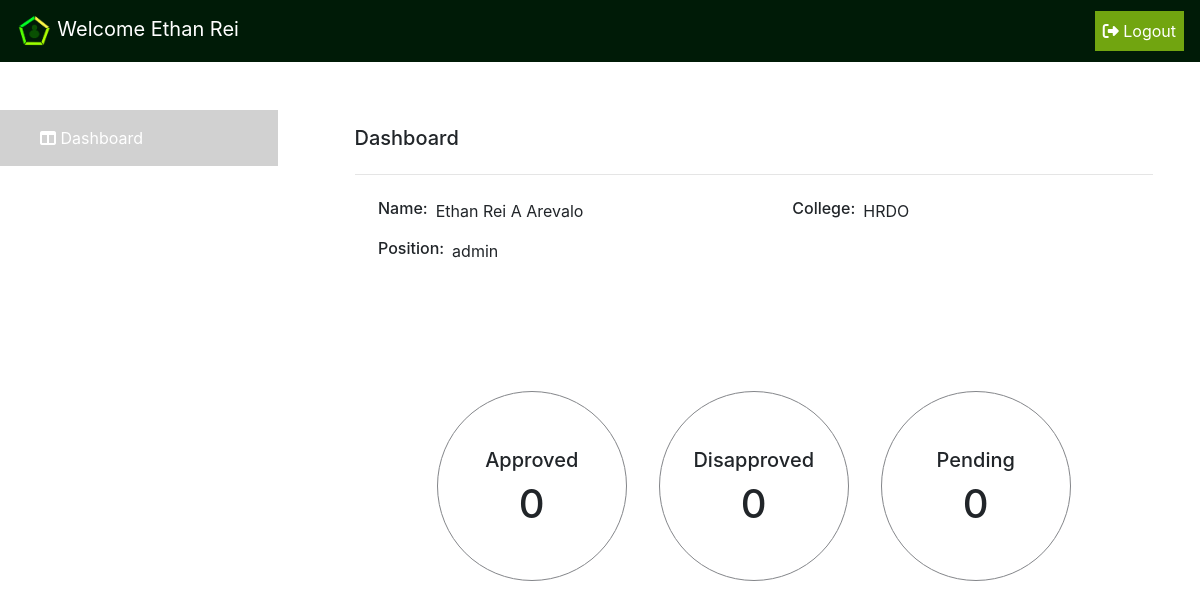
Page /user_hr/dashboard.php (signed in) on the committed database.
### tables this page shows
CREATE TABLE `tbl_emp_info` (
  `id` int(11) NOT NULL,
  `emp_id` int(45) DEFAULT NULL,
  `is_active` tinyint(4) DEFAULT NULL,
  `last_name` varchar(135) DEFAULT NULL,
  `first_name` varchar(135) DEFAULT NULL,
  `middle_name` varchar(135) DEFAULT NULL,
  `extension_name` varchar(135) DEFAULT NULL,
  `email_add` varchar(135) DEFAULT NULL,
  `dept_code` int(10) DEFAULT NULL,
  `position_code` int(10) DEFAULT NULL,
  `branch_code` int(10) DEFAULT NULL,
  `vl_bal` int(10) DEFAULT NULL,
  `sl_bal` int(10) DEFAULT NULL,
  `ml_bal` int(10) DEFAULT NULL,
  `spl_bal` int(10) DEFAULT NULL,
  `college_code` int(11) DEFAULT NULL
);

### user_hr/dashboard.php (the view, shortened to what this page needs)
<?php
    include_once('../connection.php');
    if(empty($_SESSION['ID_No'])){
        header("Location: ../index.php");
    }
    else{
        $ID_No = $_SESSION['ID_No'];
        $accountType = $_SESSION['Type'];
        $account_college = $_SESSION['college'];
        $accountquery = "Select * from tbl_emp_info where emp_id = '$ID_No'";
        $result = mysqli_query($connection,$accountquery);
        $row = mysqli_fetch_array($result);
        if($row['emp_id'] == $ID_No){
            $firstName = $row['first_name'];
            $lastName = $row['last_name'];
            $middleName = $row['middle_name'];
        }
    }
    $approvedQuery = "Select * from leaverequest where hr_status = 'Approved' && respondedby_hr = '$ID_No'";
    if($approved_result = mysqli_query($connection,$approvedQuery)){
        $approved_count = mysqli_num_rows($approved_result);
    }
    $dapprovedQuery = "Select * from leaverequest where hr_status = 'Disapproved' && respondedby_hr = '$ID_No'";
    if($dapproved_result = mysqli_query($connection,$dapprovedQuery)){
        $dapproved_count = mysqli_num_rows($dapproved_result);
    }
    $pendingQuery = "Select * from leaverequest where hr_status = 'Pending' && respondedby_hr = '$ID_No'";
    if($pending_result = mysqli_query($connection,$pendingQuery)){
        $pending_count = mysqli_num_rows($pending_result);
    }
?>
<!DOCTYPE html>
<html lang="en">
<head>
    <?php include('css/bootstrap.php');?>
</head>
<body>
    <header>
        <?php include('nav.php');?>
    </header>
    <section id="wrapper">
        <div class="row">
            <div class="side-bar col-xl-3 col-lg-4">
                <a href="dashboard.php">
                    <div class="side-link-active text-white p-3 mt-5">
                    <i class="fas fa-columns ml-4"></i>
                    Dashboard
                    </div>
                </a>
                <a href="admins.php">
                    <div class="side-link text-white p-3 mt-2">
                    <i class="fas fa-user-tie ml-4"></i>
                    </div>
                </a>
            </div>
            <div class="content col-xl-9 col-lg-8 overflow-hidden">
                <div class="container container-scroll">
                    <div class="d-container jumbotron bg-transparent">
                        <h5>Dashboard</h5>
                        <hr class="my-4">
                        <div class="row justify-content-between">
                            <div class="container col-xl-5">
                                <div class="name row">
                                    <h6 class="mx-1">Name: </h6>
                                    <p class="mx-1"><?php echo $firstName." ".$middleName." ".$lastName;?></p>
                                </div>
                                <div class="name row">
                                    <h6 class="mx-1">Position: </h6>
                                    <p class="mx-1"><?php echo $accountType;?></p>
                                </div>
                            </div>
                            <div class="container col-xl-5">
                                <div class="name row">
                                    <h6 class="mx-1">College: </h6>
                                    <p class="mx-1"><?php echo $account_college;?></p>
                                </div>
                            </div>
                        </div>
                    </div>
                    <div class="container">
                        <div class="card-container row justify-content-center">
                            <div class="num-content m-3">
                                <h5 class= "text-center">Approved</h5>
                                <h1 class="card-text text-center "><?php echo $approved_count;?></h1>
                            </div>
                            <div class="num-content m-3">
                                <h5 class= "text-center">Disapproved</h5>
                                <h1 class="card-text text-center "><?php echo $dapproved_count;?></h1>
                            </div>
                            <div class="num-content m-3">
                                <h5 class= "text-center">Pending</h5>
                                <h1 class="card-text text-center "><?php echo $pending_count;?></h1>
                            </div>
                        </div>
                    </div>
                </div>
            </div>
        </div>
    </section>
</body>
</html>

### user_hr/nav.php (shortened to what this page needs)
<nav class="navbar navbar-expand-lg navbar-dark">
    <a class="navbar-brand"><img src="../images/logohurk.png" alt=""> Welcome <?php echo $firstName;?></a>
    <div id="my-nav" class="collapse navbar-collapse">
        <ul class="navbar-nav w-100 justify-content-end">
            <li class="nav-item">
                <a class="nav-link text-white text-center" href="logout.php" tabindex="-1" aria-disabled="true">
                    <i class="fas fa-sign-out-alt"></i>
                    Logout
                </a>
            </li>
        </ul>
    </div>
</nav>

### user_hr/css/bootstrap.php (style rules this page uses)
html,body { overflow:hidden; }
a { text-decoration: none !important; }
.side-bar { display: block; }
.side-link-active { background-color: #d1d1d1; }
.side-link { transition: 0.5s; }
html,body { overflow:auto; }
.card-container { height:35vh; overflow-y:auto; }
.num-content { border: 1px solid #84868a; height: 190px; width: 190px; border-radius: 50% !important; }
.num-content h5 { padding-top: 30%; }
@media only screen and (min-width:992px) { html,body { overflow:hidden; } }

### user_hr/nav.php (style rules this page uses)
nav { background-color: #001B07; color: white; }
.nav-item { background-color: #71a510; }
.nav-link { text-decoration: none !important; }
img { width:10%; }

### rows in the picture
tbl_emp_info: first_name "Ethan Rei", middle_name "A", last_name "Arevalo"

### other values in the picture
$accountType "admin"
$account_college "HRDO"
$approved_count "0"
$dapproved_count "0"
$pending_count "0"
